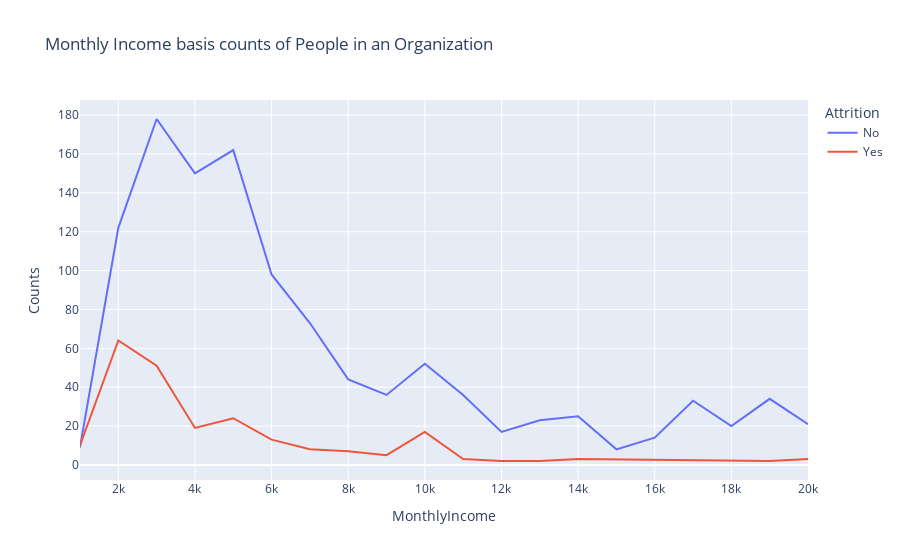

The code cell stored with this chart in its notebook:
### Markdown cell above
#### Is income the main factor towards employee attrition?

### Code cell
rate_att=data.groupby(['MonthlyIncome','Attrition']).apply(lambda x:x['MonthlyIncome'].count()).reset_index(name='Counts')
rate_att['MonthlyIncome']=round(rate_att['MonthlyIncome'],-3)
rate_att=rate_att.groupby(['MonthlyIncome','Attrition']).apply(lambda x:x['MonthlyIncome'].count()).reset_index(name='Counts')
fig=px.line(rate_att,x='MonthlyIncome',y='Counts',color='Attrition',title='Monthly Income basis counts of People in an Organization')
fig.show()

### Figure 1 — Plotly figure (JSON) as saved in the notebook; plotly's stock layout.template omitted (floating-point values rounded to 4 significant figures)
{"data": [{"hovertemplate": "Attrition=No<br>MonthlyIncome=%{x}<br>Counts=%{y}<extra></extra>", "legendgroup": "No", "line": {"color": "#636efa", "dash": "solid"}, "marker": {"symbol": "circle"}, "mode": "lines", "name": "No", "orientation": "v", "showlegend": true, "type": "scatter", "x": [1000, 2000, 3000, 4000, 5000, 6000, 7000, 8000, 9000, 10000, 11000, 12000, 13000, 14000, 15000, 16000, 17000, 18000, 19000, 20000], "xaxis": "x", "y": [9, 122, 178, 150, 162, 98, 73, 44, 36, 52, 36, 17, 23, 25, 8, 14, 33, 20, 34, 21], "yaxis": "y"}, {"hovertemplate": "Attrition=Yes<br>MonthlyIncome=%{x}<br>Counts=%{y}<extra></extra>", "legendgroup": "Yes", "line": {"color": "#EF553B", "dash": "solid"}, "marker": {"symbol": "circle"}, "mode": "lines", "name": "Yes", "orientation": "v", "showlegend": true, "type": "scatter", "x": [1000, 2000, 3000, 4000, 5000, 6000, 7000, 8000, 9000, 10000, 11000, 12000, 13000, 14000, 19000, 20000], "xaxis": "x", "y": [10, 64, 51, 19, 24, 13, 8, 7, 5, 17, 3, 2, 2, 3, 2, 3], "yaxis": "y"}], "layout": {"legend": {"title": {"text": "Attrition"}, "tracegroupgap": 0}, "title": {"text": "Monthly Income basis counts of People in an Organization"}, "xaxis": {"anchor": "y", "domain": [0, 1], "title": {"text": "MonthlyIncome"}}, "yaxis": {"anchor": "x", "domain": [0, 1], "title": {"text": "Counts"}}}}
